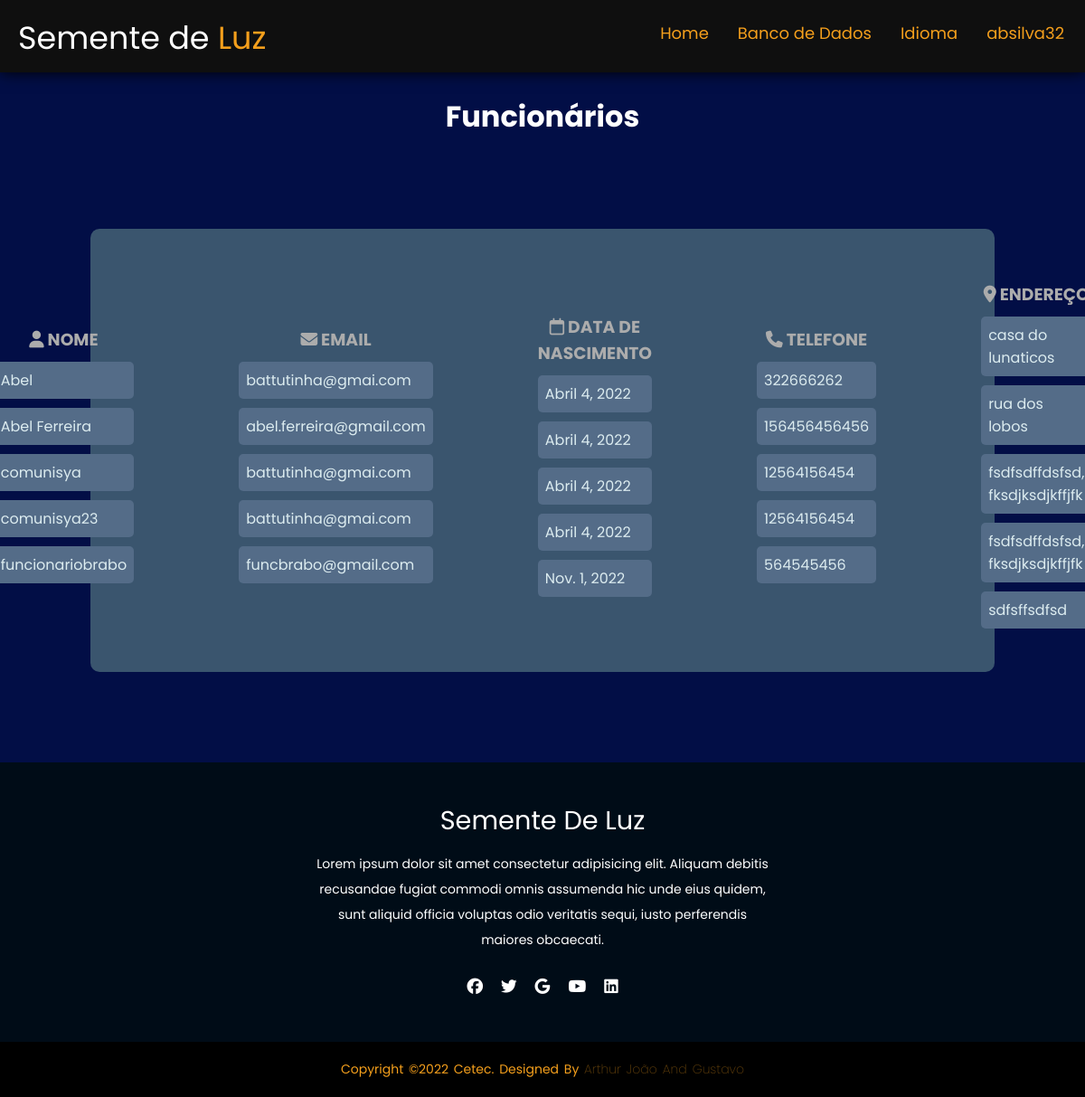
The app's page /estoque/verfuncionarios/ (signed in), older data.
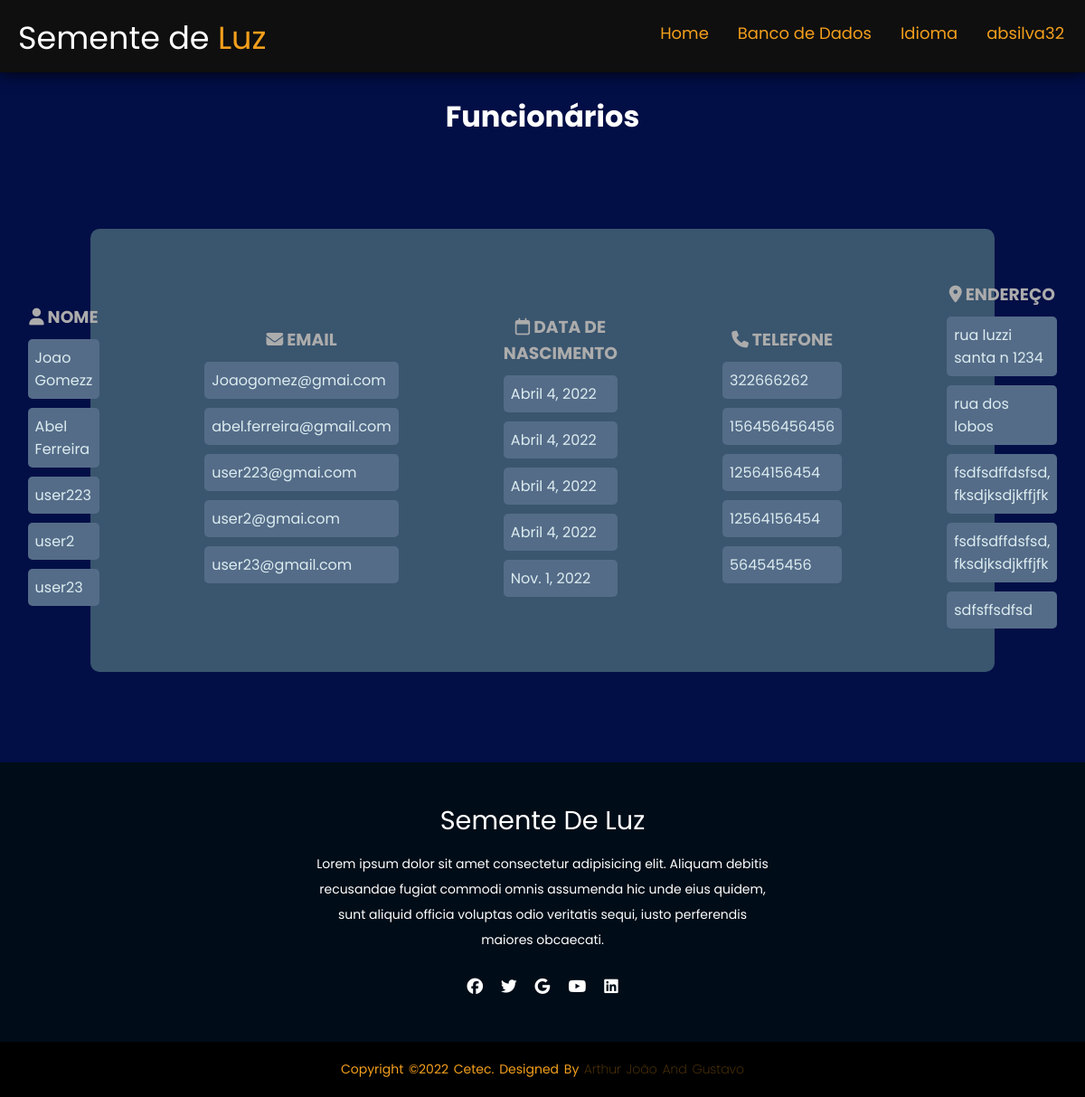
The same page, newer data.
### estoque/models.py (models this page shows, shortened)
class Funcionario(models.Model):
    nome=models.CharField(max_length = 100, null=True)
    email=models.EmailField(null=True)
    dt_ingresso=models.DateField(null=True)
    dt_nasct=models.DateField(null=True)
    cpf = models.CharField(max_length = 11, null=True)
    telefone = models.CharField(max_length = 12, null=True)
    cep = models.CharField(max_length=15, null=True)
    endereco = models.CharField(max_length=50, null=True)
    sexo = models.CharField(max_length=15, choices=SEXO_CHOICES, null=True)

### estoque/views.py (the view)
class VerFuncionarioView(ListView):
    model= Funcionario
    template_name = 'ver_funcionarios.html'

### estoque/templates/ver_funcionarios.html (shortened to what this page needs)
{% load static %}
<!DOCTYPE html>
<html lang="en">
<head>
    <link rel="stylesheet" type="text/css" href='{% static "/css/ver.css" %}'>
</head>
<body>
    <header>
        <div class="logo">
            Semente de <span>Luz</span></div>
            <ul>
                <li><a href="{%url 'home' %}">Home</li></a>
                <li><a href="/estoque/escolha">Banco de Dados</li></a>
                <li><a href="/estoque/language/"> Idioma</li></a>
                <li>
                    <a href="/estoque/perfil">{{request.user}}</a>
                </li>
            </ul>
    </header>
    <br>
    <h1>Funcionários</h1>
    <div class="card">
        <div class="card2">
            <div class="textfield">
                <h3><i class="fa-solid fa-user"></i> Nome </h3>
                    {% for Funcionario in object_list %}
                        <p class="text">{{Funcionario.nome}}</p>
                    {% endfor %}
            </div>
        </div>
        <div class="card2">
            <div class="textfield">
                <h3><i class="fa-solid fa-envelope"></i> Email </h3>
                    {% for Funcionario in object_list %}
                        <p class="text">{{Funcionario.email}}</p>
                    {% endfor %}
            </div>
        </div>
        <div class="card2">
            <div class="textfield">
                    <h3><i class="fa-regular fa-calendar"></i> Data de Nascimento </h3>
                        {% for Funcionario in object_list %}
                            <p class="text">{{Funcionario.dt_nasct}}</p>
                        {% endfor %}
            </div>
        </div>
        <div class="card2">
            <div class="textfield">
                    <h3><i class="fa-solid fa-phone"></i> Telefone </h3>
                        {% for Funcionario in object_list %}
                            <p class="text">{{Funcionario.telefone}}</p>
                        {% endfor %}
            </div>
        </div>
        <div class="card2">
            <div class="textfield">
                <h3><i class="fa-solid fa-location-dot"></i> Endereço </h3>
                    {% for Funcionario in object_list %}
                        <p class="text">{{Funcionario.endereco}}</p>
                    {% endfor %}
            </div>
        </div>
    </div>
    <footer>
        <div class="footer-content">
            <h3>Semente de Luz</h3>
            <p>Lorem ipsum dolor sit amet consectetur adipisicing elit. Aliquam debitis recusandae fugiat commodi omnis assumenda hic unde eius quidem, sunt aliquid officia voluptas odio veritatis sequi, iusto perferendis maiores obcaecati.</p>
            <ul class="socials">
                <li><a href="#"><i class="fa-brands fa-facebook"></i></a></li>
                <li><a href="#"><i class="fa-brands fa-twitter"></i></a></li>
                <li><a href="#"><i class="fa-brands fa-google"></i></a></li>
                <li><a href="#"><i class="fa-brands fa-youtube"></i></a></li>
                <li><a href="#"><i class="fa-brands fa-linkedin"></i></a></li>
            </ul>
        </div>
        <div class="footer-bottom">
            <p>copyright &copy;2022 Cetec. designed by <span>Arthur João and Gustavo</span></p>
        </div>
    </footer>
</body>
</html>

Row changes from the older to the newer data that the page shows:
changed Funcionario: nome "Abel" → "Joao Gomezz"; email "battutinha@gmai.com" → "Joaogomez@gmai.com"; endereco "casa do lunaticos" → "rua luzzi santa n 1234"
changed Funcionario: nome "comunisya" → "user223"; email "battutinha@gmai.com" → "user223@gmai.com"
changed Funcionario: nome "comunisya23" → "user2"; email "battutinha@gmai.com" → "user2@gmai.com"
changed Funcionario "sdfsffsdfsd": nome "funcionariobrabo" → "user23"; email "funcbrabo@gmail.com" → "user23@gmail.com"
